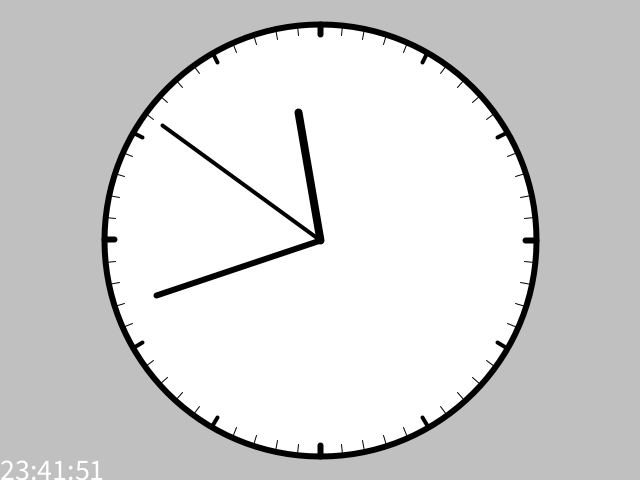
Frame 1 (no input)
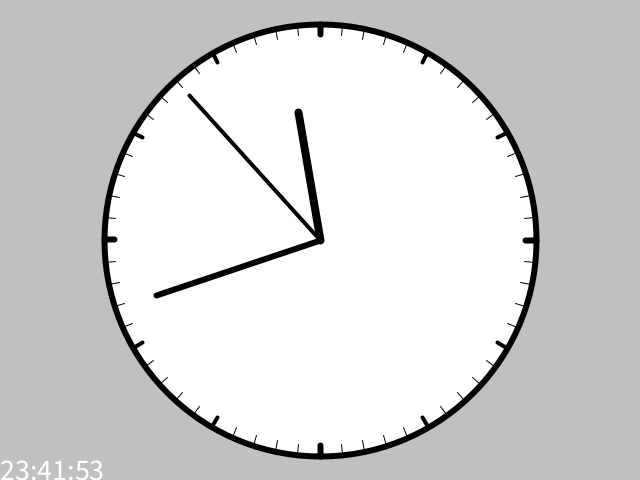
Frame 60 (the mouse pressed at the canvas centre just before this capture)
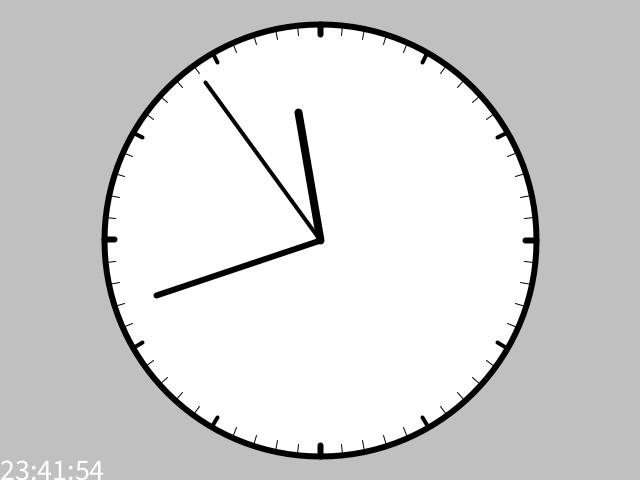
Frame 120 (the mouse held since frame 60 and released just before this capture)

The Processing sketch that drew these frames (run headless with seeded random() and noise(); from frame 60 on, the mouse is pressed at the canvas centre):

// Processing sketch: aip022
// ── aip022.pde
//////////////////////////////////////////////////////////
//
// 時計描画プログラム（座標変換版）
//
//////////////////////////////////////////////////////////

float mag;           // 時計の大きさ（直径）を格納する変数
float XOrig, YOrig;  // 時計原点座標（画面中央）を格納。

void setup() {
  size(640, 480);
  mag=height*0.45;    //時計の直径をウィンドウ高さの0.9倍とする
  XOrig=width/2;     // 時計の原点をウィンドウの中央に設定する
  YOrig=height/2;
}

void draw() {
  background(192);  // 背景をグレーにする

  int h, m, s;    // 時分秒を取得する
  h=hour();
  m=minute();
  s=second();

  float rad;        // ラジアン角を計算するための変数
  float px, py, px1, py1, px2, py2;     // 針の先端座標を格納する変数

  // 時計枠の描画
  strokeWeight(6);
  circle(XOrig, YOrig, mag*2);
  strokeWeight(1);
  // 目盛りの描画
  for (int deg=0; deg<360; deg+=6) {
    if (deg%90 == 0) {
      strokeWeight(6);
    } else if (deg%30 == 0) {
      strokeWeight(4);
    } else {
      strokeWeight(1);
    }
    rad=deg/180.0*PI;            // [deg]->[rad]変換
    px1=XOrig + mag * 0.95 * cos(rad);
    py1=YOrig + mag * 0.95 * sin(rad);
    px2=XOrig + mag * cos(rad);
    py2=YOrig + mag * sin(rad);
    line(px1, py1, px2, py2);
  }  

  // 時針を描画。h=1で30度回転。長さは時計直径の0.3倍
  rad = (h*30.0 + m/2.0)/180*PI;    // [deg]→[rad]変換。sin(),cos()がラジアン角のみ
  px = XOrig + mag * 0.6 * sin(rad);  // 極座標変換
  py = YOrig - mag * 0.6 * cos(rad);
  strokeWeight(8);
  line(XOrig, YOrig, px, py);

  // 分針を描画。m=1で6度回転。長さは時計直径の0.4倍
  rad = (m*6.0 + s/10.0)/180*PI;
  px = XOrig + mag*0.8 * sin(rad);
  py = YOrig - mag*0.8 * cos(rad);
  strokeWeight(6);
  line(XOrig, YOrig, px, py);

  // 秒針を描画。s=1で6度回転。長さは時計直径の0.45倍
  rad = s*6.0/180*PI;
  px = XOrig + mag*0.9 * sin(rad);
  py = YOrig - mag*0.9 * cos(rad);
  strokeWeight(4);
  line(XOrig, YOrig, px, py);

  // デジタル表示
  textSize(30);
  text(nf(h,2)+":"+nf(m,2)+":"+nf(s,2), 0, height);
}

void keyPressed() {
  if (key == 's') {
    save("3MI37-02-2.PNG");
  }
}
